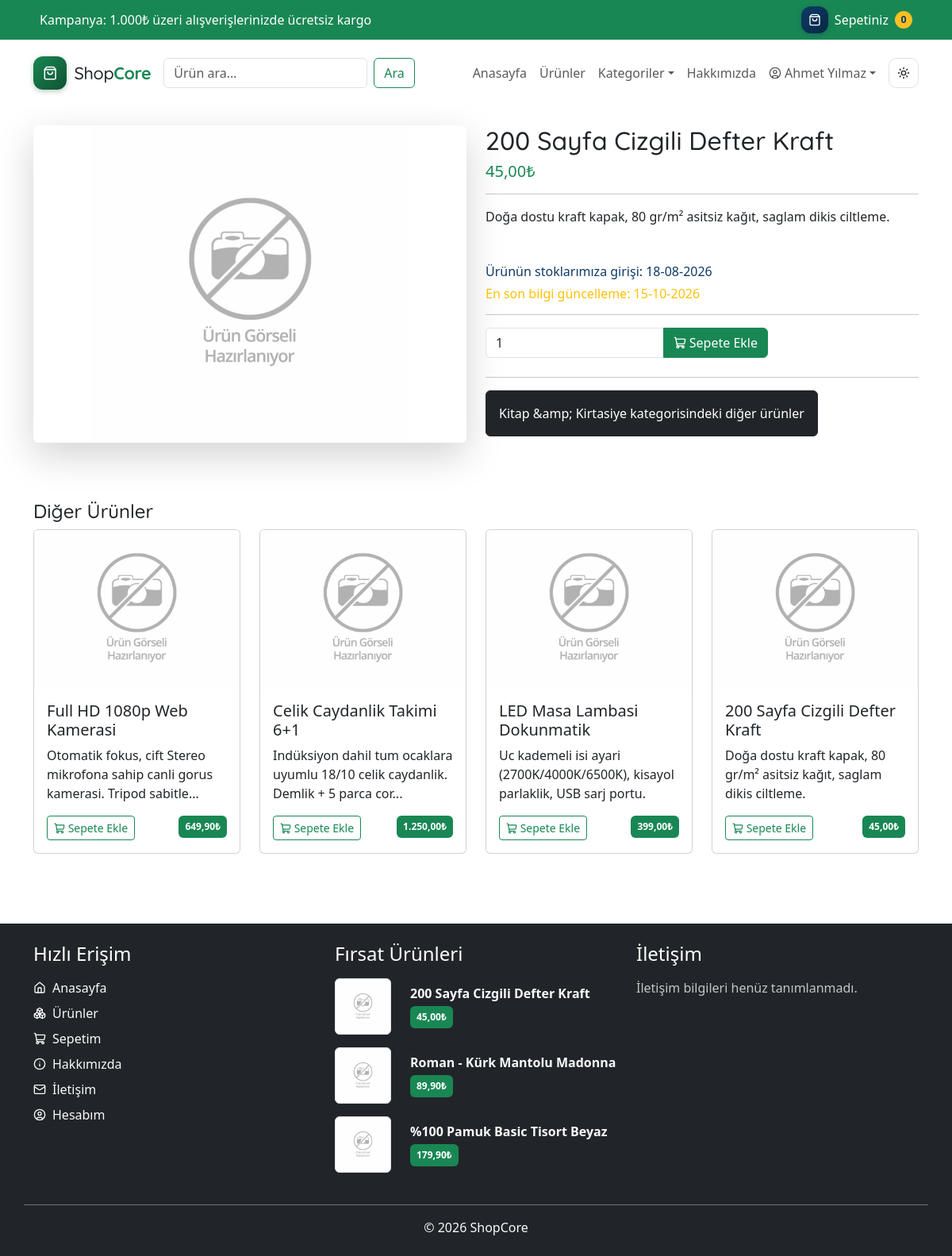
/urundetay.php?id=13 (signed in), run on an earlier commit of the app's database.
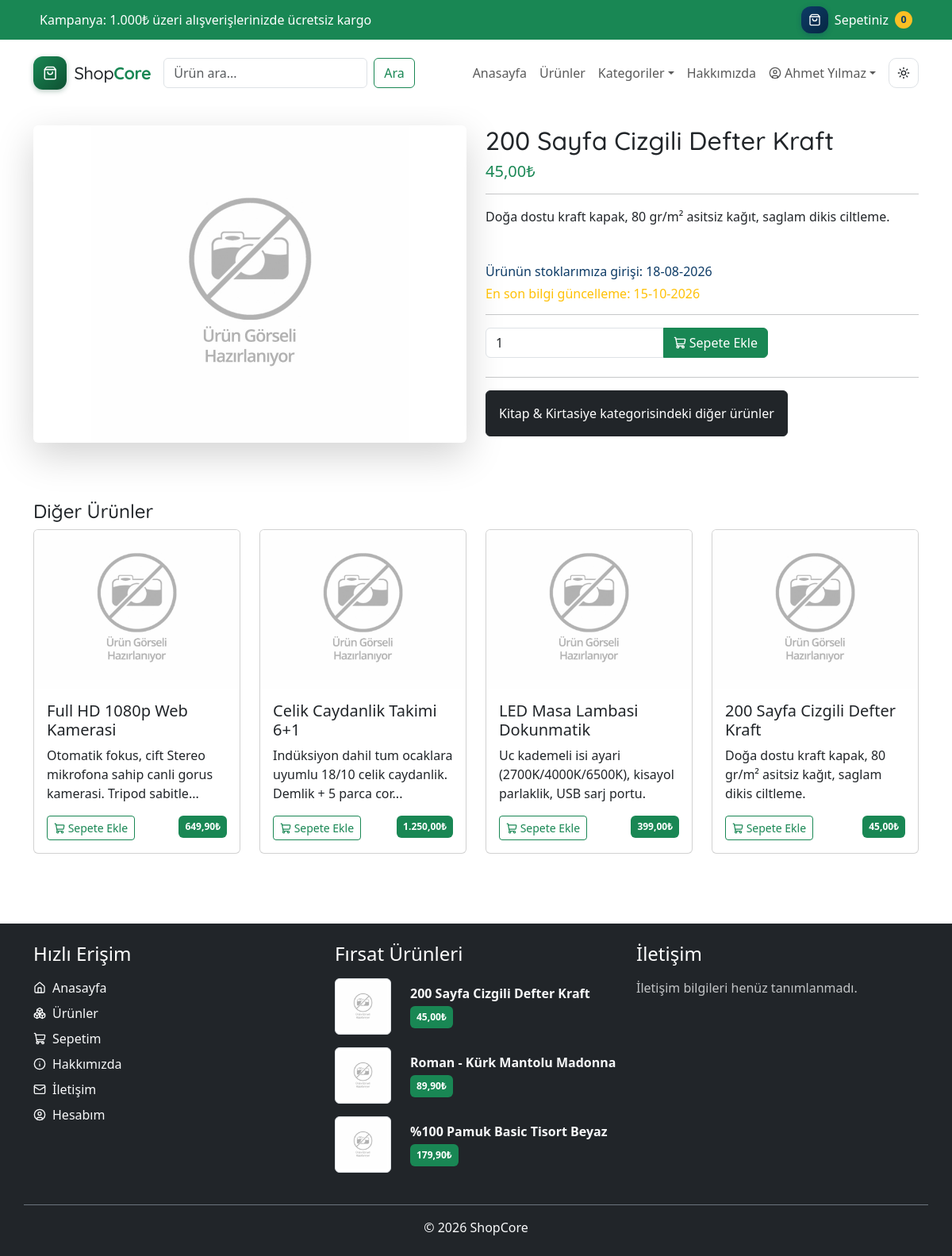
And on a later commit of the database.
### tables this page shows
CREATE TABLE `urunler` (
  `id` int(11) NOT NULL AUTO_INCREMENT,
  `urunadi` varchar(128) NOT NULL,
  `aciklama` mediumtext NOT NULL,
  `fiyat` decimal(10,2) NOT NULL DEFAULT 0.00,
  `stok` int(10) UNSIGNED NOT NULL DEFAULT 0,
  `giris_tarihi` datetime NOT NULL,
  `dzltm_tarihi` timestamp NOT NULL DEFAULT current_timestamp() ON UPDATE current_timestamp(),
  `resim` varchar(128) DEFAULT NULL,
  `kategori_id` int(11) DEFAULT NULL,
  `olusturma_tarihi` timestamp NOT NULL DEFAULT current_timestamp(),
  `guncelleme_tarihi` timestamp NOT NULL DEFAULT current_timestamp() ON UPDATE current_timestamp(),
  PRIMARY KEY (`id`),
  KEY `fk_kategori_id` (`kategori_id`),
  KEY `ix_giris_tarihi` (`giris_tarihi`),
  KEY `ix_kategori_id_sira` (`kategori_id`,`id`),
  CONSTRAINT `fk_kategori_id` FOREIGN KEY (`kategori_id`) REFERENCES `kategoriler` (`id`) ON DELETE CASCADE
);

CREATE TABLE `kategoriler` (
  `id` int(11) NOT NULL AUTO_INCREMENT,
  `kategoriadi` varchar(128) NOT NULL,
  `aciklama` mediumtext NOT NULL,
  PRIMARY KEY (`id`),
  UNIQUE KEY `uk_kategoriadi` (`kategoriadi`)
);

### includes/db.php (called while the page is built)
<?php
function db(): PDO
{
    static $pdo = null;
    if ($pdo instanceof PDO) {
        return $pdo;
    }
    $host          = (string) app_env('DB_HOST', 'localhost');
    $vt_adi        = (string) app_env('DB_ADI', 'shopcore');
    $kullanici_adi = (string) app_env('DB_KULLANICI', 'root');
    $sifre         = (string) app_env('DB_SIFRE', '');
    try {
        $init_command = class_exists('Pdo\\Mysql')
            ? Pdo\Mysql::ATTR_INIT_COMMAND
            : PDO::MYSQL_ATTR_INIT_COMMAND;
        $pdo = new PDO(
            "mysql:host={$host};dbname={$vt_adi};charset=utf8mb4",
            $kullanici_adi,
            $sifre,
            [
                $init_command           => 'SET NAMES utf8mb4',
                PDO::ATTR_ERRMODE            => PDO::ERRMODE_EXCEPTION,
                PDO::ATTR_DEFAULT_FETCH_MODE => PDO::FETCH_ASSOC,
                PDO::ATTR_EMULATE_PREPARES   => false,
            ]
        );
    } catch (PDOException $e) {
        error_log('DB baglanti hatasi: ' . $e->getMessage());
        http_response_code(500);
        die('Sistem su anda kullanilamiyor. Lutfen daha sonra tekrar deneyin.');
    }
    return $pdo;
}

### urundetay.php (the view, shortened to what the changed rows need)
<?php
$con = db();
$id = isset($_GET['id']) && is_numeric($_GET['id']) ? (int)$_GET['id'] : 0;
try {
    $sorgu = "SELECT urunler.*, kategoriler.kategoriadi FROM urunler
              LEFT JOIN kategoriler ON urunler.kategori_id = kategoriler.id
              WHERE urunler.id = ?";
    $stmt = $con->prepare($sorgu);
    $stmt->bindParam(1, $id, PDO::PARAM_INT);
    $stmt->execute();
    $kayit = $stmt->fetch(PDO::FETCH_ASSOC);
    $urunadi      = $kayit['urunadi'];
    $fiyat        = $kayit['fiyat'];
    $aciklama     = $kayit['aciklama'];
    $resim        = $kayit['resim'];
    $giris_tarihi = $kayit['giris_tarihi'];
    $dzltm_tarihi = $kayit['dzltm_tarihi'];
    $kategori_id  = $kayit['kategori_id'];
    $kategoriadi  = $kayit['kategoriadi'];
} catch(PDOException $exception) {
    error_log('urundetay: ' . $exception->getMessage());
    redirect('urunler.php');
}
include "header.php";
?>
<div class="container mt-4 mb-4">
    <div class="row">
        <div class="col-md-6">
            <div class="row">
                <div class="col-12 mb-4">
                    <?php
                    $kullanilacakResim = resim_yolu($resim);
                    $anaResimBoyut = resim_boyut($resim);
                    echo "<img src='" . esc($kullanilacakResim) . "' alt='" . esc($urunadi) . "'
                          $anaResimBoyut loading='eager' fetchpriority='high' decoding='async'
                          class='img-fluid rounded shadow-lg' id='anaResim'
                          style='cursor: pointer; max-height: 400px; object-fit: contain;'
                          data-bs-toggle='modal' data-bs-target='#resimModal'
                          data-bs-src='" . esc($kullanilacakResim) . "'>";
                    ?>
                </div>
            </div>
        </div>
        <div class="col-md-6">
            <h2 class="baslik"><?= esc($urunadi) ?></h2>
            <h5 class="text-success"><?= esc(para($fiyat)) ?>&#8378;</h5><hr>
            <div class="mb-5 urun-aciklama"><?= temiz_html($aciklama) ?></div>
            <h6 class="text-info">Ürünün stoklarımıza girişi: <?= esc(date("d-m-Y", strtotime($giris_tarihi))) ?></h6>
            <h6 class="text-warning">En son bilgi güncelleme: <?= esc(date("d-m-Y", strtotime($dzltm_tarihi))) ?></h6>
            <hr>
            <div class="row mb-4">
                <div class="col-md-8">
                </div>
            </div>
            <hr>
            <p><a href="<?= url('urunler.php', ['id' => (int)$kategori_id]) ?>" class="btn btn-dark p-3"><?= esc($kategoriadi) ?> kategorisindeki diğer ürünler</a></p>
        </div>
    </div>
    <div class="row urun-izgara">
        <?php
        $oneri_sorgu = $con->prepare('SELECT id FROM urunler WHERE id != ?');
        $oneri_sorgu->execute([$id]);
        $oneri_idler = array_map('intval', $oneri_sorgu->fetchAll(PDO::FETCH_COLUMN));
        $veri = [];
        if ($oneri_idler) {
            $secilen = array_rand($oneri_idler, min(4, count($oneri_idler)));
            $secilen = is_array($secilen) ? $secilen : [$secilen];
            $yer_tutucu = implode(',', array_fill(0, count($secilen), '?'));
            $stmt = $con->prepare("SELECT id, urunadi, aciklama, fiyat, resim FROM urunler WHERE id IN ($yer_tutucu)");
            $stmt->execute($secilen);
            $veri = $stmt->fetchAll(PDO::FETCH_ASSOC);
        }
        foreach ($veri as $kayit) {
            $kullanilacakResim = resim_yolu($kayit['resim'], RESIM_KART_GENISLIK);
            $kartBoyut         = resim_boyut($kayit['resim'], RESIM_KART_GENISLIK);
        ?>
        <div class="col-6 col-md-3 mb-3">
            <div class="card h-100">
                <a href="<?= url('urundetay.php', ['id' => (int)$kayit['id']]) ?>">
                    <img class="card-img-top urun-kart-gorsel" src="<?= esc($kullanilacakResim) ?>" <?= $kartBoyut ?> loading="lazy" decoding="async" alt="<?= esc($kayit['urunadi']) ?>">
                </a>
                <div class="card-body d-flex flex-column">
                    <h5 class="card-title"><?= esc($kayit['urunadi']) ?></h5>
                    <p class="card-text flex-grow-1"><?= esc(ozetle($kayit['aciklama'], 80)) ?></p>
                    <div class="mt-auto urun-kart-alt">
                        <button class="btn btn-outline-success btn-sm sepete_ekle float-start" id="<?= (int)$kayit['id'] ?>">
                            <svg class="ik" aria-hidden="true"><use href="#lk-shopping-cart"></use></svg> Sepete Ekle
                        </button>
                        <span class="badge bg-success p-2 float-end"><?= esc(para($kayit['fiyat'])) ?>&#8378;</span>
                    </div>
                </div>
            </div>
        </div>
        <?php } ?>
    </div>
</div>
<?php include "footer.php"; ?>

### footer.php (shortened to what the changed rows need)
</main>
<footer class="container-fluid bg-dark mt-5">
    <div class="container pt-4 pb-4">
        <div class="row">
            <div class="col-md-4 mb-4 mb-md-0">
                <?php
                try {
                    $veri = db()->query('SELECT id, urunadi, aciklama, fiyat, resim FROM urunler ORDER BY fiyat LIMIT 0,3')->fetchAll(PDO::FETCH_ASSOC) ?: [];
                } catch (PDOException $e) {
                    error_log('footer firsat urunleri: ' . $e->getMessage());
                    $veri = null;
                }
                if ($veri === null) {
                    echo '<p class="text-light opacity-75 mb-0">Ürünler yüklenemedi.</p>';
                } elseif ($veri === []) {
                    echo '<p class="text-light opacity-75 mb-0">Aktif ürün yok.</p>';
                } else {
                    foreach ($veri as $kayit) {
                ?>
                <div class="row mb-3 align-items-center">
                    <div class="col-3">
                        <img src="<?= esc(resim_yolu($kayit['resim'], RESIM_KART_GENISLIK)) ?>" <?= resim_boyut($kayit['resim'], RESIM_KART_GENISLIK) ?> loading="lazy" decoding="async" class="img-fluid img-thumbnail" alt="<?= esc($kayit['urunadi']) ?>">
                    </div>
                    <div class="col-9">
                        <a href="<?= url('urundetay.php', ['id' => (int)$kayit['id']]) ?>" class="text-light text-decoration-none">
                            <p class="mb-1 fw-bold"><?= esc($kayit['urunadi']) ?></p>
                        </a>
                        <span class="badge bg-success p-2"><?= esc(para($kayit['fiyat'])) ?>&#8378;</span>
                    </div>
                </div>
                <?php } }
                ?>
            </div>
        </div>
    </div>
</footer>
</body>
</html>

What changed in the data, as far as the page shows it:
changed through a linked row, urunler "200 Sayfa Cizgili Defter Kraft": kategori.kategoriadi "Kitap &amp; Kirtasiye" → "Kitap & Kirtasiye"
